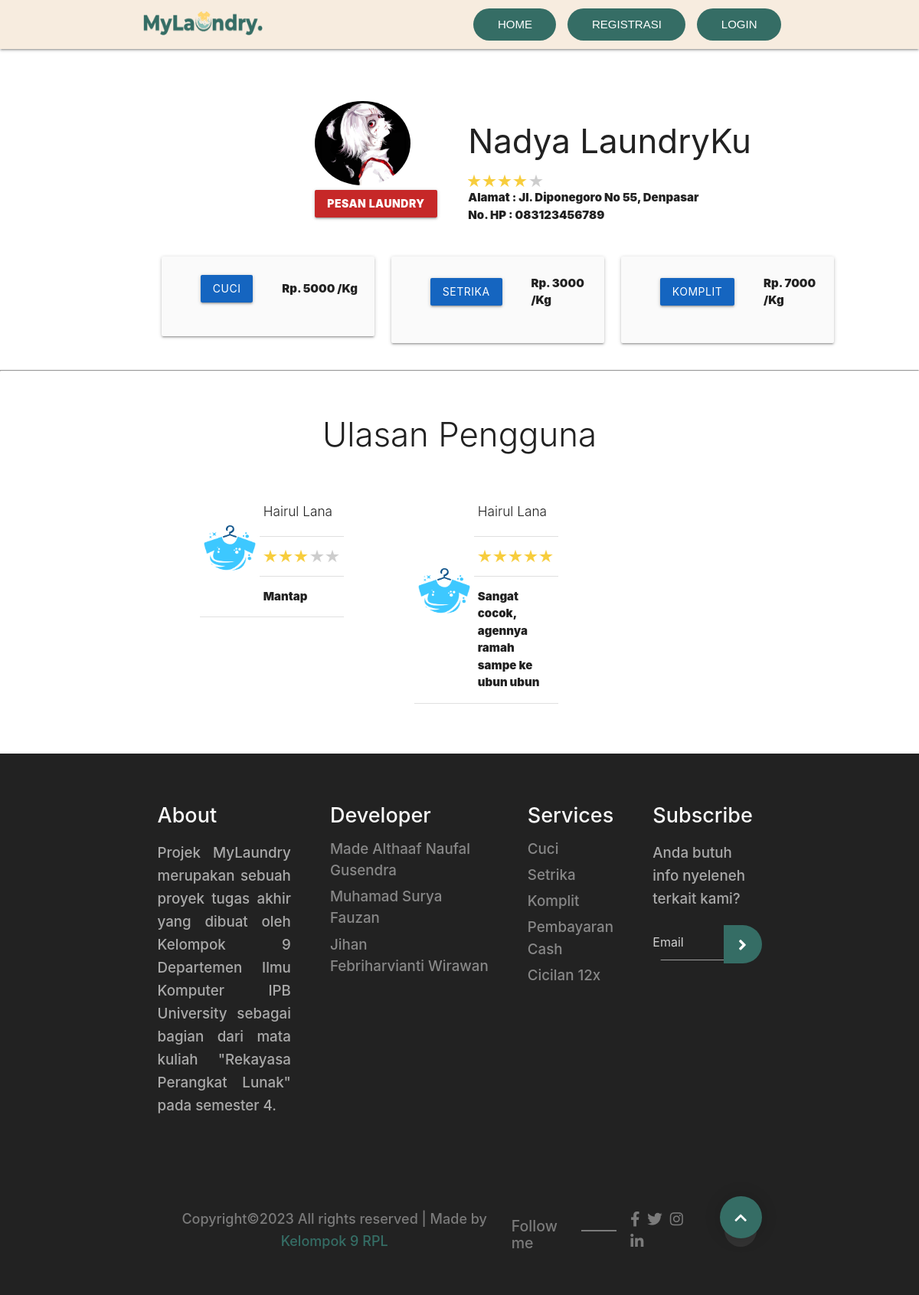
Before: /detail-agen.php?id=1 with the older database file.
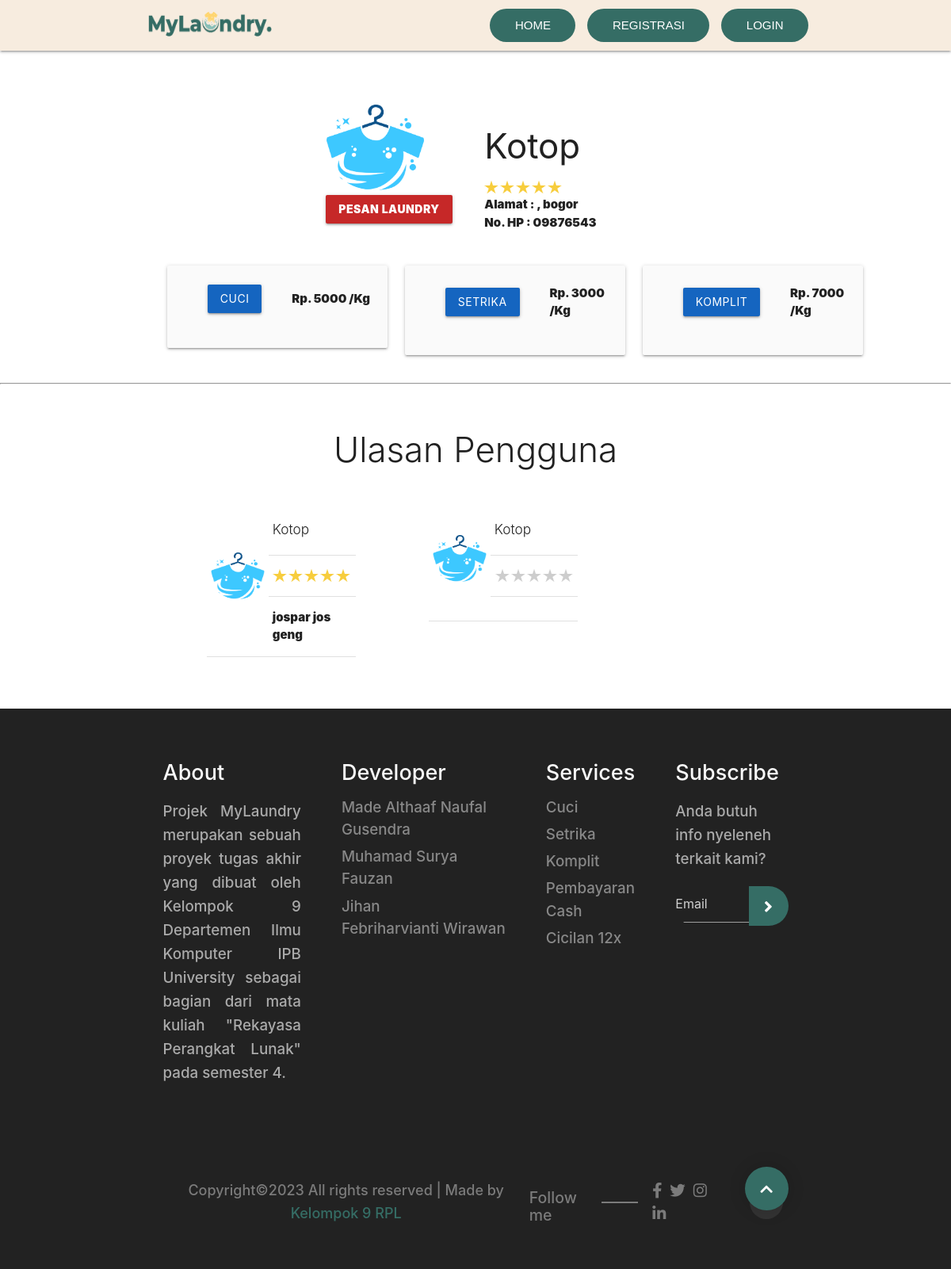
After: the same page with the newer database file.
### tables this page shows
CREATE TABLE `agen` (
  `id_agen` int(11) NOT NULL,
  `nama_laundry` varchar(30) DEFAULT NULL,
  `nama_pemilik` varchar(30) DEFAULT NULL,
  `telp` varchar(13) DEFAULT NULL,
  `email` varchar(30) DEFAULT NULL,
  `kota` varchar(20) DEFAULT NULL,
  `alamat` varchar(100) DEFAULT NULL,
  `plat_driver` varchar(12) DEFAULT NULL,
  `foto` text NOT NULL,
  `password` varchar(255) DEFAULT NULL
);

CREATE TABLE `transaksi` (
  `kode_transaksi` int(11) NOT NULL,
  `id_cucian` int(11) NOT NULL,
  `id_agen` int(11) NOT NULL,
  `id_pelanggan` int(11) NOT NULL,
  `tgl_mulai` date DEFAULT NULL,
  `tgl_selesai` date DEFAULT NULL,
  `total_bayar` int(11) DEFAULT NULL,
  `rating` int(11) DEFAULT NULL,
  `komentar` text NOT NULL
);

CREATE TABLE `pelanggan` (
  `id_pelanggan` int(11) NOT NULL,
  `nama` varchar(30) DEFAULT NULL,
  `email` varchar(30) DEFAULT NULL,
  `telp` varchar(13) DEFAULT NULL,
  `kota` varchar(20) DEFAULT NULL,
  `alamat` varchar(100) DEFAULT NULL,
  `foto` text NOT NULL,
  `password` varchar(255) DEFAULT NULL
);

### detail-agen.php (the view, shortened to what the changed rows need)
<?php
include 'connect-db.php';
$idAgen = $_GET["id"];
$query = mysqli_query($connect, "SELECT * FROM agen WHERE id_agen = '$idAgen'");
$agen = mysqli_fetch_assoc($query);
?>
<!DOCTYPE html>
<html lang="en">
<head>
</head>
<body>
    <?php include 'header.php'; ?>
    <br><br>
    <div class="row">
        <div class="col s2 offset-s4">
            <img src="img/agen/<?= $agen['foto'] ?>" class="circle responsive-img" width="70%" />
            <a id="download-button" class="btn red darken-3" href="pesan-laundry.php?id=<?= $idAgen ?>">PESAN LAUNDRY</a>
        </div>
        <div class="col s6">
            <h3><?= $agen["nama_laundry"] ?></h3>
            <ul>
                <li>
                    <?php
                        $temp = $agen["id_agen"];
                        $queryStar = mysqli_query($connect,"SELECT * FROM transaksi WHERE id_agen = '$temp'");
                        $totalStar = 0;
                        $i = 0;
                        while ($star = mysqli_fetch_assoc($queryStar)){
                            if ($star["rating"] != 0){
                                $totalStar += $star["rating"];
                                $i++;
                                $fixStar = ceil($totalStar / $i);
                            }
                        }
                        if ( $totalStar == 0 ) {
                    ?>
                        <fieldset class="bintang"><span class="starImg star-0"></span></fieldset>
                    <?php }else { ?>
                        <fieldset class="bintang"><span class="starImg star-<?= $fixStar ?>"></span></fieldset>
                    <?php } ?>
                </li>
                <li>Alamat : <?= $agen["alamat"] . ", " . $agen["kota"] ?></li>
                <li>No. HP : <?= $agen["telp"] ?></li>
            </ul>
        </div>
    </div>
    <hr><br>
    <br>
    <div class="row">
        <?php
        $temp = mysqli_query($connect, "SELECT * FROM transaksi WHERE id_agen = $idAgen");
        while ( $transaksi = mysqli_fetch_assoc($temp) ) :
        $idPelanggan = $transaksi["id_pelanggan"];
        $temp2 = mysqli_query($connect, "SELECT * FROM pelanggan WHERE id_pelanggan = $idPelanggan");
        $pelanggan = mysqli_fetch_assoc($temp2);
        ?>
        <div class="container">
        <div class="col s3 offset-s1">
        <table border=0>
            <tr>
                <td width=100px rowspan=3><img src="img/pelanggan/<?= $pelanggan['foto'] ?>" class="circle responsive-img" width=100px alt="foto"></td>
                <td><?= "<h6 class='light'>" . $pelanggan["nama"] . "</h6>";?></td>
            </tr>
            <tr>
                <td><fieldset class="bintang"><span class="starImg star-<?= $transaksi['rating'] ?>"></span></fieldset></td>
            </tr>
            <tr>
                <td><?= $transaksi["komentar"]; ?></td>
            </tr>
        </table>
        </div>
        </div>
        <?php endwhile; ?>
    </div>
    <?php include "footer.php"; ?>
</body>
</html>

Changed rows visible on the page:
no longer on this page (row edited): transaksi: id_pelanggan.foto (placeholder picture), id_pelanggan.nama "Hairul Lana", komentar "Mantap"
no longer on this page (row edited): transaksi: id_pelanggan.foto (placeholder picture), id_pelanggan.nama "Hairul Lana", komentar "Sangat cocok, agennya ramah sampe ke ubun ubun"
changed agen: foto: picture removed, a placeholder shows; nama_laundry "Nadya LaundryKu" → "Kotop"; kota "Denpasar" → "bogor"; telp "083123456789" → "09876543"; alamat "Jl. Diponegoro No 55" → (not shown)
added transaksi: id_pelanggan.foto (placeholder picture), id_pelanggan.nama "Kotop", komentar "jospar jos geng"
added transaksi: id_pelanggan.foto (placeholder picture), id_pelanggan.nama "Kotop"
